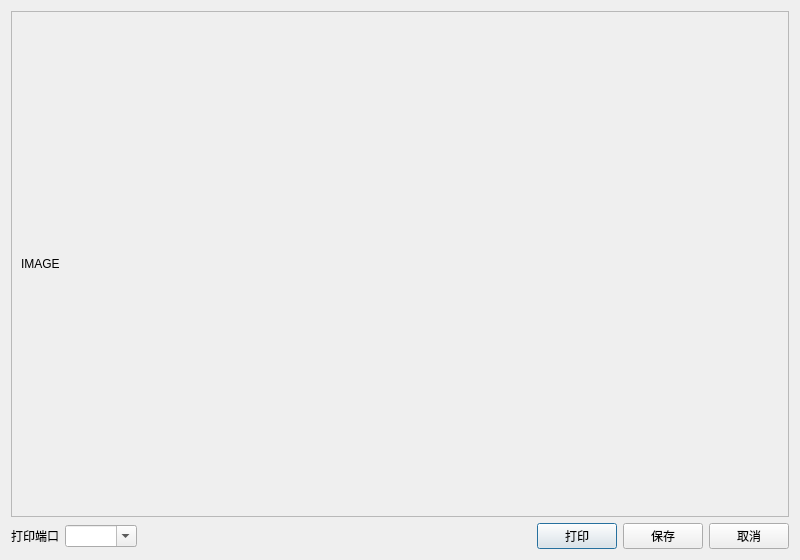
<?xml version="1.0" encoding="UTF-8"?>
<ui version="4.0">
 <class>w_rpt_report_dataExport_JPG</class>
 <widget class="QDialog" name="w_rpt_report_dataExport_JPG">
  <property name="geometry">
   <rect>
    <x>0</x>
    <y>0</y>
    <width>800</width>
    <height>560</height>
   </rect>
  </property>
  <property name="windowTitle">
   <string>Dialog</string>
  </property>
  <layout class="QVBoxLayout" name="verticalLayout_2">
   <item>
    <widget class="QScrollArea" name="scrollArea">
     <property name="widgetResizable">
      <bool>true</bool>
     </property>
     <widget class="QWidget" name="scrollAreaWidgetContents">
      <property name="geometry">
       <rect>
        <x>0</x>
        <y>0</y>
        <width>780</width>
        <height>502</height>
       </rect>
      </property>
      <layout class="QVBoxLayout" name="verticalLayout">
       <item>
        <widget class="QLabel" name="label_image">
         <property name="text">
          <string>IMAGE</string>
         </property>
        </widget>
       </item>
      </layout>
     </widget>
    </widget>
   </item>
   <item>
    <layout class="QHBoxLayout" name="horizontalLayout">
     <item>
      <widget class="QLabel" name="label">
       <property name="text">
        <string>打印端口</string>
       </property>
      </widget>
     </item>
     <item>
      <widget class="QComboBox" name="comboBox_printpath">
       <property name="editable">
        <bool>true</bool>
       </property>
      </widget>
     </item>
     <item>
      <spacer name="horizontalSpacer">
       <property name="orientation">
        <enum>Qt::Horizontal</enum>
       </property>
       <property name="sizeHint" stdset="0">
        <size>
         <width>40</width>
         <height>20</height>
        </size>
       </property>
      </spacer>
     </item>
     <item>
      <widget class="lds_toolbar_button" name="pushButton_print">
       <property name="text">
        <string>打印</string>
       </property>
       <property name="outer_stylesheet" stdset="0">
        <string>pushbutton</string>
       </property>
      </widget>
     </item>
     <item>
      <widget class="lds_toolbar_button" name="pushButton_export">
       <property name="text">
        <string>保存</string>
       </property>
       <property name="outer_stylesheet" stdset="0">
        <string>pushbutton</string>
       </property>
      </widget>
     </item>
     <item>
      <widget class="lds_toolbar_button" name="pushButton_cancel">
       <property name="text">
        <string>取消</string>
       </property>
       <property name="outer_stylesheet" stdset="0">
        <string>pushbutton</string>
       </property>
      </widget>
     </item>
    </layout>
   </item>
  </layout>
 </widget>
 <customwidgets>
  <customwidget>
   <class>lds_toolbar_button</class>
   <extends>QPushButton</extends>
   <header>lds_toolbar_button.h</header>
  </customwidget>
 </customwidgets>
 <resources/>
 <connections/>
</ui>
